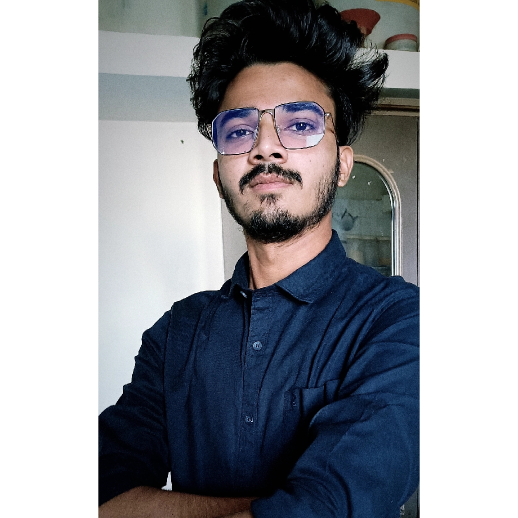
#> input picture pic.jpg, 1036 x 1036 px (shown at 1/2 size)
$ python adaptive_thresholding_opencv_python.py
#> lines starting #> are read from the running program, lines starting #| are printed output that depends on the picture; after the words box and inside, x2 and y2 are one past the last pixel; in counts of white or black regions, pixels touching at a corner belong together
import cv2
import numpy as np

img = cv2.imread('pic.jpg',0)
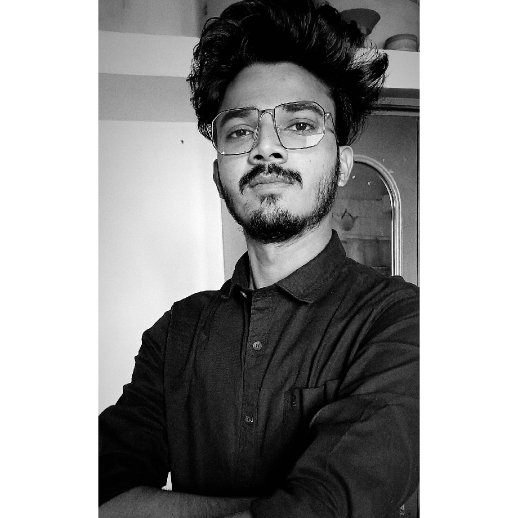
#> img: shape (1036, 1036) (shown at 1/2 size); min 0, max 255, mean 152.3
img=cv2.resize(img,(720,500))
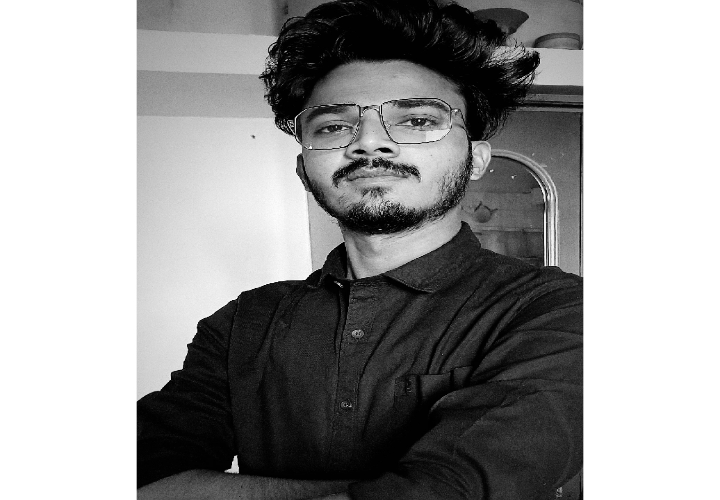
#> img: shape (500, 720); min 0, max 255, mean 152.3
_, th1 = cv2.threshold(img, 127, 255, cv2.THRESH_BINARY)
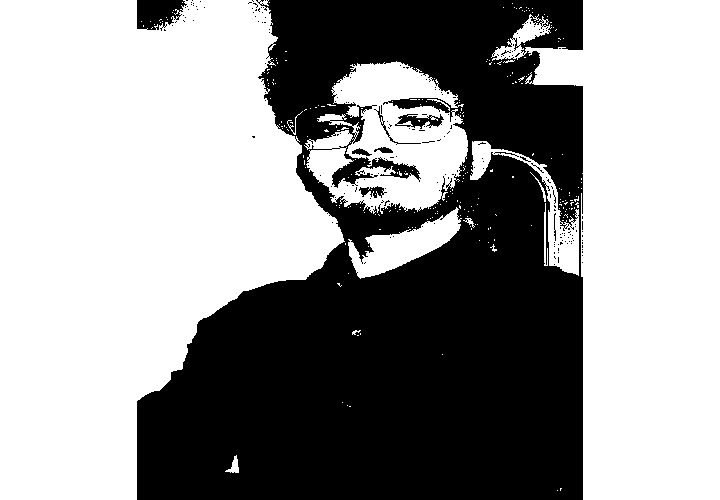
#> th1: shape (500, 720); 58.7% white; 201 black regions (192 under 20 px), largest, box (x1, y1, x2, y2) and area: (137, 0, 583, 500) 146233, (137, 0, 187, 31) 1120, (395, 114, 444, 129) 369
th2 = cv2.adaptiveThreshold(img, 255, cv2.ADAPTIVE_THRESH_MEAN_C, cv2.THRESH_BINARY, 11, 2);
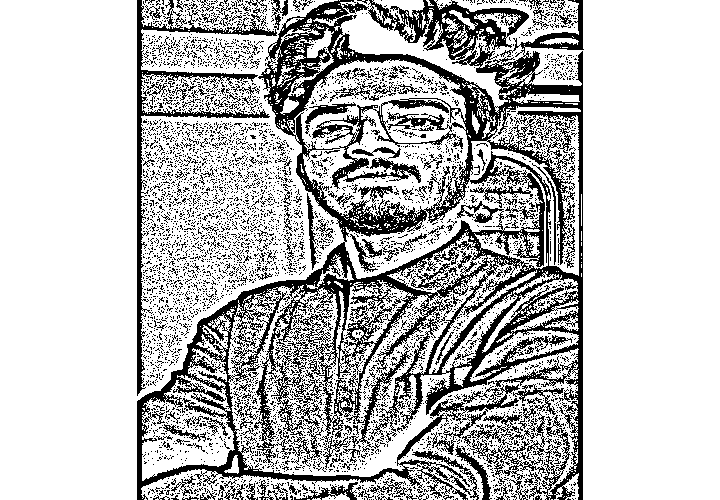
#> th2: shape (500, 720); 75.1% white; 4792 black regions (4611 under 20 px), largest, box (x1, y1, x2, y2) and area: (137, 0, 584, 500) 59042, (137, 0, 277, 396) 4329, (470, 439, 546, 500) 781
th3 = cv2.adaptiveThreshold(img, 255, cv2.ADAPTIVE_THRESH_GAUSSIAN_C, cv2.THRESH_BINARY, 11, 2);
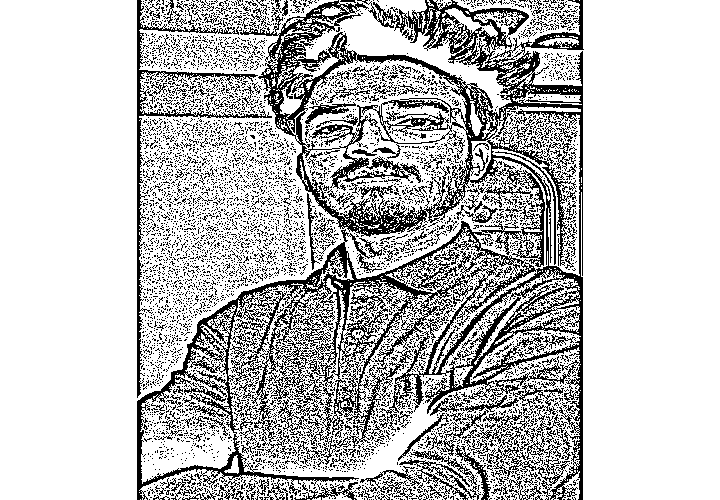
#> th3: shape (500, 720); 76.4% white; black in thin lines or dots, all inside (x1, y1, x2, y2) = (137, 0, 584, 500)

cv2.imshow("Image", img)
cv2.imshow("THRESH_BINARY", th1)
cv2.imshow("ADAPTIVE_THRESH_MEAN_C", th2)
cv2.imshow("ADAPTIVE_THRESH_GAUSSIAN_C", th3)

cv2.waitKey(0)
cv2.destroyAllWindows()
